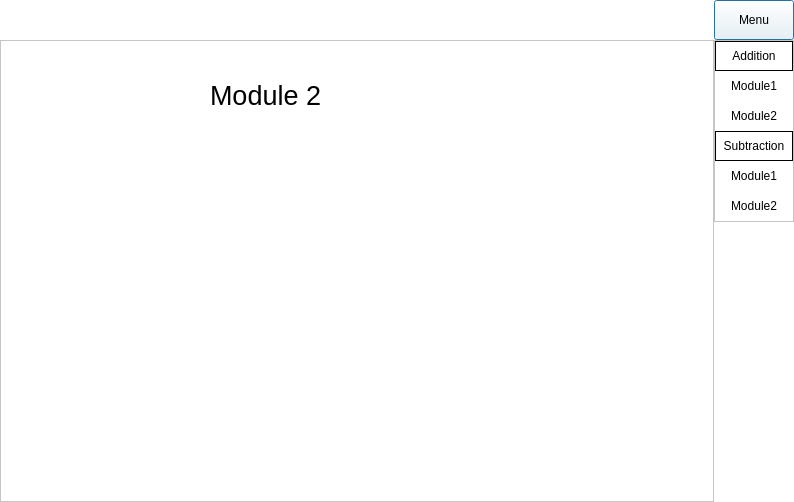
<?xml version="1.0" encoding="UTF-8"?>
<ui version="4.0">
 <class>leanrningDialog</class>
 <widget class="QDialog" name="leanrningDialog">
  <property name="geometry">
   <rect>
    <x>0</x>
    <y>0</y>
    <width>794</width>
    <height>502</height>
   </rect>
  </property>
  <property name="windowTitle">
   <string>Learning Dialog</string>
  </property>
  <layout class="QVBoxLayout" name="verticalLayout">
   <property name="spacing">
    <number>0</number>
   </property>
   <property name="leftMargin">
    <number>0</number>
   </property>
   <property name="topMargin">
    <number>0</number>
   </property>
   <property name="rightMargin">
    <number>0</number>
   </property>
   <property name="bottomMargin">
    <number>0</number>
   </property>
   <item>
    <widget class="QFrame" name="topFrame">
     <property name="maximumSize">
      <size>
       <width>16777215</width>
       <height>40</height>
      </size>
     </property>
     <property name="frameShape">
      <enum>QFrame::NoFrame</enum>
     </property>
     <property name="frameShadow">
      <enum>QFrame::Raised</enum>
     </property>
     <layout class="QHBoxLayout" name="horizontalLayout">
      <property name="spacing">
       <number>0</number>
      </property>
      <property name="leftMargin">
       <number>0</number>
      </property>
      <property name="topMargin">
       <number>0</number>
      </property>
      <property name="rightMargin">
       <number>0</number>
      </property>
      <property name="bottomMargin">
       <number>0</number>
      </property>
      <item>
       <widget class="QFrame" name="topLeftFrame">
        <property name="styleSheet">
         <string notr="true">background-color: rgb(255, 255, 255);</string>
        </property>
        <property name="frameShape">
         <enum>QFrame::NoFrame</enum>
        </property>
        <property name="frameShadow">
         <enum>QFrame::Raised</enum>
        </property>
       </widget>
      </item>
      <item>
       <widget class="QFrame" name="topRightFrame">
        <property name="maximumSize">
         <size>
          <width>80</width>
          <height>16777215</height>
         </size>
        </property>
        <property name="styleSheet">
         <string notr="true">background-color: rgb(255, 255, 255);</string>
        </property>
        <property name="frameShape">
         <enum>QFrame::NoFrame</enum>
        </property>
        <property name="frameShadow">
         <enum>QFrame::Raised</enum>
        </property>
        <layout class="QVBoxLayout" name="verticalLayout_2">
         <property name="spacing">
          <number>0</number>
         </property>
         <property name="leftMargin">
          <number>0</number>
         </property>
         <property name="topMargin">
          <number>0</number>
         </property>
         <property name="rightMargin">
          <number>0</number>
         </property>
         <property name="bottomMargin">
          <number>0</number>
         </property>
         <item>
          <widget class="QPushButton" name="menuBtn">
           <property name="sizePolicy">
            <sizepolicy hsizetype="Expanding" vsizetype="Expanding">
             <horstretch>0</horstretch>
             <verstretch>0</verstretch>
            </sizepolicy>
           </property>
           <property name="styleSheet">
            <string notr="true">border:1px sold;
QPushButton{
	color: rgb(0, 0, 0);
	background-color: rgb(255, 255, 255);
}
QPushButton:hover{
	color: rgb(255, 255, 255);
	background-color: rgb(0,0,0);
}</string>
           </property>
           <property name="text">
            <string>Menu</string>
           </property>
          </widget>
         </item>
        </layout>
       </widget>
      </item>
     </layout>
    </widget>
   </item>
   <item>
    <widget class="QFrame" name="bottomFrame">
     <property name="maximumSize">
      <size>
       <width>16777215</width>
       <height>16777215</height>
      </size>
     </property>
     <property name="styleSheet">
      <string notr="true">background-color: rgb(255, 255, 255);</string>
     </property>
     <property name="frameShape">
      <enum>QFrame::NoFrame</enum>
     </property>
     <property name="frameShadow">
      <enum>QFrame::Raised</enum>
     </property>
     <layout class="QHBoxLayout" name="horizontalLayout_2">
      <property name="spacing">
       <number>0</number>
      </property>
      <property name="leftMargin">
       <number>0</number>
      </property>
      <property name="topMargin">
       <number>0</number>
      </property>
      <property name="rightMargin">
       <number>0</number>
      </property>
      <property name="bottomMargin">
       <number>0</number>
      </property>
      <item>
       <widget class="QFrame" name="bottomLeftFrame">
        <property name="styleSheet">
         <string notr="true">background-color: rgb(255, 255, 255);</string>
        </property>
        <property name="frameShape">
         <enum>QFrame::StyledPanel</enum>
        </property>
        <property name="frameShadow">
         <enum>QFrame::Raised</enum>
        </property>
        <layout class="QVBoxLayout" name="verticalLayout_4">
         <item>
          <widget class="QStackedWidget" name="stackedWidget">
           <property name="sizePolicy">
            <sizepolicy hsizetype="Expanding" vsizetype="Expanding">
             <horstretch>0</horstretch>
             <verstretch>0</verstretch>
            </sizepolicy>
           </property>
           <property name="currentIndex">
            <number>1</number>
           </property>
           <widget class="QWidget" name="page_3">
            <property name="sizePolicy">
             <sizepolicy hsizetype="Preferred" vsizetype="Preferred">
              <horstretch>0</horstretch>
              <verstretch>0</verstretch>
             </sizepolicy>
            </property>
            <widget class="QFrame" name="frame">
             <property name="geometry">
              <rect>
               <x>90</x>
               <y>20</y>
               <width>531</width>
               <height>371</height>
              </rect>
             </property>
             <property name="frameShape">
              <enum>QFrame::StyledPanel</enum>
             </property>
             <property name="frameShadow">
              <enum>QFrame::Raised</enum>
             </property>
             <widget class="QLabel" name="label">
              <property name="geometry">
               <rect>
                <x>110</x>
                <y>20</y>
                <width>301</width>
                <height>31</height>
               </rect>
              </property>
              <property name="font">
               <font>
                <pointsize>20</pointsize>
               </font>
              </property>
              <property name="text">
               <string>Module 1</string>
              </property>
             </widget>
             <widget class="QLabel" name="label_3">
              <property name="geometry">
               <rect>
                <x>80</x>
                <y>90</y>
                <width>411</width>
                <height>251</height>
               </rect>
              </property>
              <property name="text">
               <string>Context</string>
              </property>
             </widget>
            </widget>
           </widget>
           <widget class="QWidget" name="page_4">
            <widget class="QLabel" name="label_4">
             <property name="geometry">
              <rect>
               <x>200</x>
               <y>30</y>
               <width>301</width>
               <height>31</height>
              </rect>
             </property>
             <property name="font">
              <font>
               <pointsize>20</pointsize>
              </font>
             </property>
             <property name="text">
              <string>Module 2</string>
             </property>
            </widget>
           </widget>
          </widget>
         </item>
        </layout>
       </widget>
      </item>
      <item alignment="Qt::AlignTop">
       <widget class="QFrame" name="ButtomRight">
        <property name="minimumSize">
         <size>
          <width>80</width>
          <height>0</height>
         </size>
        </property>
        <property name="maximumSize">
         <size>
          <width>80</width>
          <height>16777215</height>
         </size>
        </property>
        <property name="styleSheet">
         <string notr="true">alternate-background-color: rgb(255, 255, 255);</string>
        </property>
        <property name="frameShape">
         <enum>QFrame::StyledPanel</enum>
        </property>
        <property name="frameShadow">
         <enum>QFrame::Raised</enum>
        </property>
        <layout class="QVBoxLayout" name="verticalLayout_3">
         <property name="spacing">
          <number>0</number>
         </property>
         <property name="leftMargin">
          <number>0</number>
         </property>
         <property name="topMargin">
          <number>0</number>
         </property>
         <property name="rightMargin">
          <number>0</number>
         </property>
         <property name="bottomMargin">
          <number>0</number>
         </property>
         <item>
          <widget class="QLabel" name="label_2">
           <property name="minimumSize">
            <size>
             <width>0</width>
             <height>30</height>
            </size>
           </property>
           <property name="styleSheet">
            <string notr="true">border:1px solid;</string>
           </property>
           <property name="text">
            <string>Addition</string>
           </property>
           <property name="alignment">
            <set>Qt::AlignCenter</set>
           </property>
          </widget>
         </item>
         <item>
          <widget class="QPushButton" name="addModule1Btn">
           <property name="minimumSize">
            <size>
             <width>0</width>
             <height>30</height>
            </size>
           </property>
           <property name="styleSheet">
            <string notr="true">QPushButton{	
color: rgb(0, 0, 0);
	background-color: rgb(255, 255, 255);
border:0px solid;
}
QPushButton:hover{
	color: rgb(255, 255, 255);
	background-color: rgb(0,0,0);
}</string>
           </property>
           <property name="text">
            <string>Module1</string>
           </property>
          </widget>
         </item>
         <item>
          <widget class="QPushButton" name="addModule2Btn">
           <property name="minimumSize">
            <size>
             <width>0</width>
             <height>30</height>
            </size>
           </property>
           <property name="autoFillBackground">
            <bool>false</bool>
           </property>
           <property name="styleSheet">
            <string notr="true">QPushButton{	
color: rgb(0, 0, 0);
	background-color: rgb(255, 255, 255);
border:0px solid;
}
QPushButton:hover{
	color: rgb(255, 255, 255);
	background-color: rgb(0,0,0);
}</string>
           </property>
           <property name="text">
            <string>Module2</string>
           </property>
          </widget>
         </item>
         <item>
          <widget class="QLabel" name="subLabel">
           <property name="minimumSize">
            <size>
             <width>0</width>
             <height>30</height>
            </size>
           </property>
           <property name="styleSheet">
            <string notr="true">border:1px solid;</string>
           </property>
           <property name="text">
            <string>Subtraction</string>
           </property>
           <property name="alignment">
            <set>Qt::AlignCenter</set>
           </property>
          </widget>
         </item>
         <item>
          <widget class="QPushButton" name="subModule1Btn">
           <property name="minimumSize">
            <size>
             <width>0</width>
             <height>30</height>
            </size>
           </property>
           <property name="styleSheet">
            <string notr="true">QPushButton{	
color: rgb(0, 0, 0);
	background-color: rgb(255, 255, 255);
border:0px solid;
}
QPushButton:hover{
	color: rgb(255, 255, 255);
	background-color: rgb(0,0,0);
}</string>
           </property>
           <property name="text">
            <string>Module1</string>
           </property>
          </widget>
         </item>
         <item>
          <widget class="QPushButton" name="subModule2Btn">
           <property name="minimumSize">
            <size>
             <width>0</width>
             <height>30</height>
            </size>
           </property>
           <property name="styleSheet">
            <string notr="true">QPushButton{	
color: rgb(0, 0, 0);
	background-color: rgb(255, 255, 255);
border:0px solid;
}
QPushButton:hover{
	color: rgb(255, 255, 255);
	background-color: rgb(0,0,0);
}</string>
           </property>
           <property name="text">
            <string>Module2</string>
           </property>
          </widget>
         </item>
        </layout>
       </widget>
      </item>
     </layout>
    </widget>
   </item>
  </layout>
 </widget>
 <resources/>
 <connections/>
</ui>
